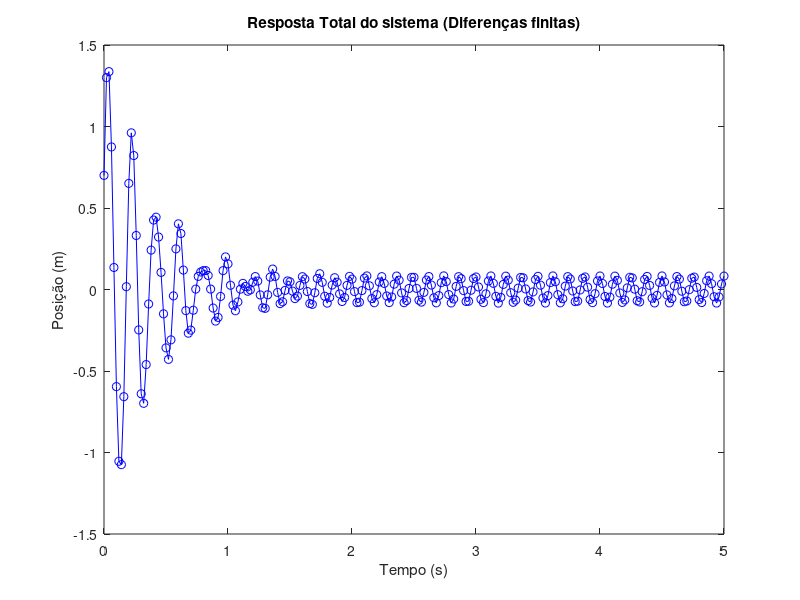

MATLAB code to generate this figure:
clear all

% Parâmetros do sistema
m = 1;     % massa (kg)
c = 5;     % constante do amortecedor (Ns/m)
k = 1000;  % constante da mola (N/m)

% Condições iniciais
x0 = 0.7;  % posição inicial (m)
v0 = 30;   % velocidade inicial (m/s)

% Função da força externa
F = @(t) -100 *cos(50*t);  % Exemplo: F(t) = -100*cos(50t)

% Tempo de simulação
t_start = 0;
t_end = 5;
dt = 0.02;
t = t_start:dt:t_end;


%Iterações a partir das condições iniciais
x(1) = x0;
x(2) = x(1) + v0*dt;


%Resto das iterações
for i = 3 : (length(t))
    x(i) = x(i-1)*(2-dt*c/m - (dt)^2*k/m)+x(i-2)*(dt*c/m-1)+(dt)^2/m*F(t_start+(i-1)*dt);
end


%TESTE:
%
%teste_funct = m*diff(diff(x))/dt^2 + c*diff(x)(1:length(x)-2)/dt + k*(x)(1:length(x)-2);
%plot(t(1:length(t)-2),abs(teste_funct-F(t)(1:length(t)-2)),'bo-');
%
%O plot acima mostra a diferença em módulo entre " mx'' + cx' + kx " e " F(t) "
%
%O código abaixo mostra os valores de x0 e v0 esperados assim como seus valores
%obtidos pela x(t) calculada.
%
%x0
%v0
%disp(["x(0) = "  num2str(x(1))])
%disp(["x'(0) = " , num2str((diff(x)/dt)(1))]);

%Gráfico
length(t);
length(x);
figure;
plot(t,x,'bo-');
xlabel('Tempo (s)');
ylabel('Posição (m)');
title('Resposta Total do sistema (Diferenças finitas)');

data = [x' t'];
csvwrite('C:\Users\Boiling\Desktop\vis comp\DADOS_DO_diffin.csv', data);

